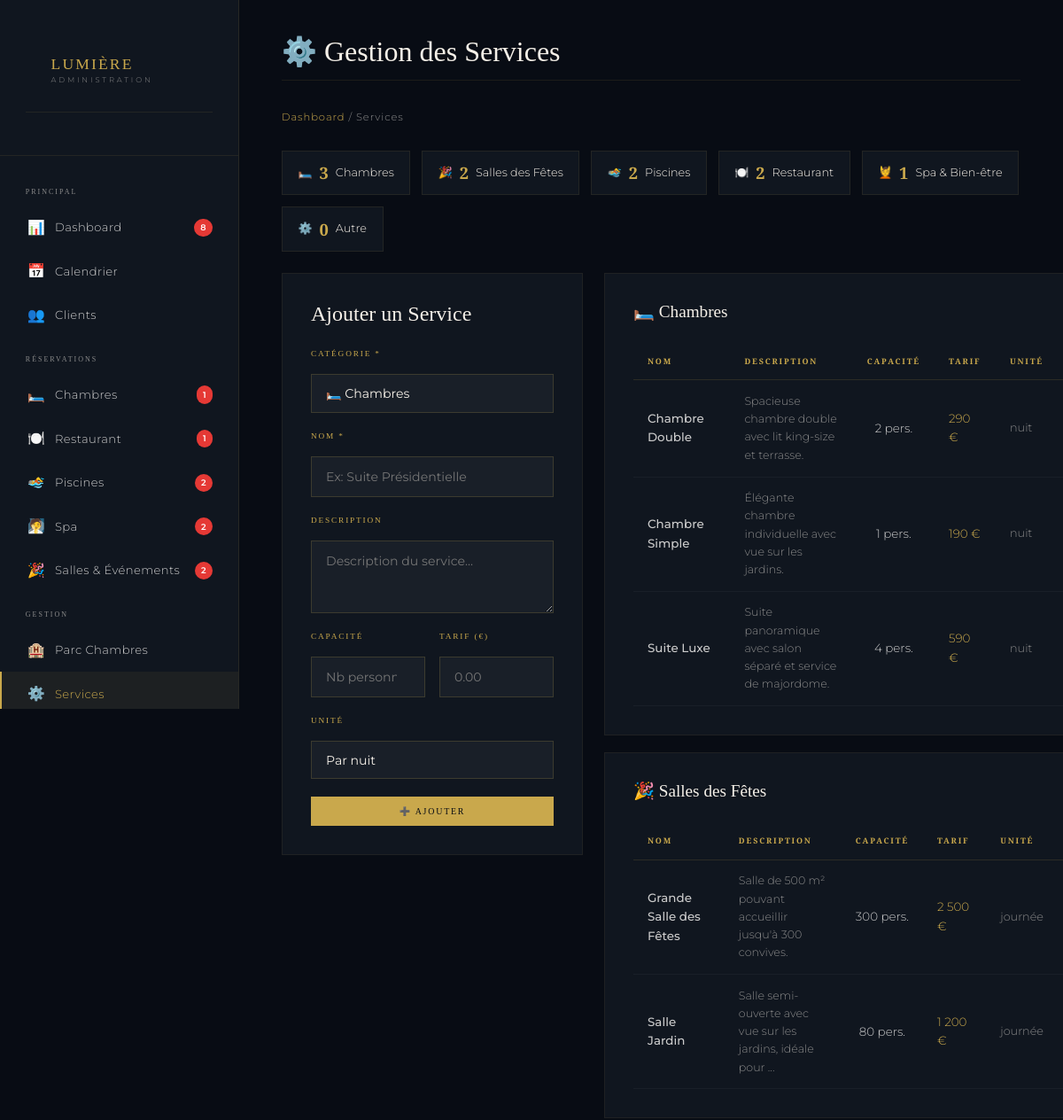
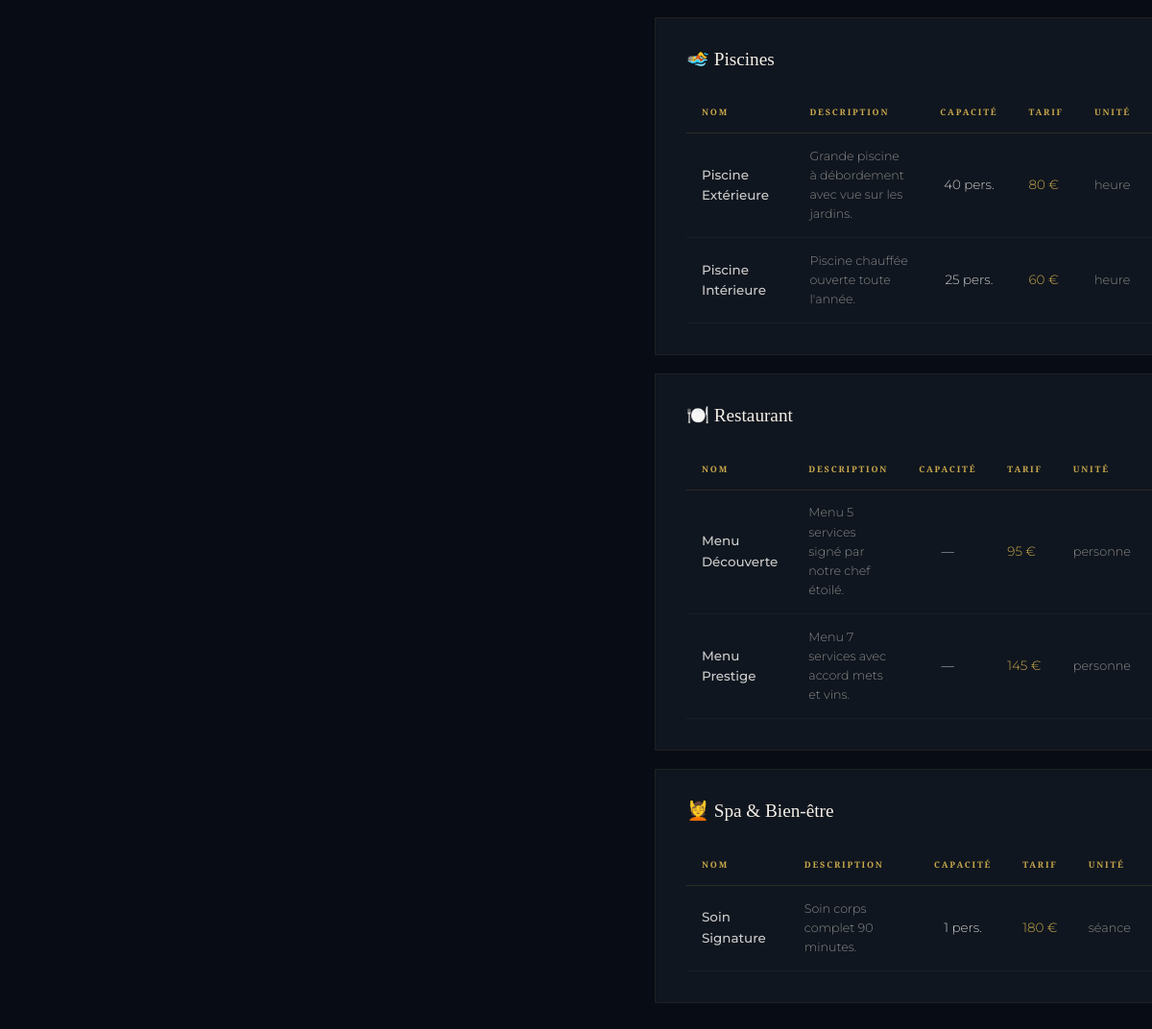
The app's page /admin/services.php (signed in) with its own data (2 pictures, top to bottom).
### tables this page shows
CREATE TABLE IF NOT EXISTS `services` (
  `id`          INT UNSIGNED AUTO_INCREMENT PRIMARY KEY,
  `categorie`   ENUM('chambre','salle','piscine','restaurant','spa','autre') NOT NULL,
  `nom`         VARCHAR(100)  NOT NULL,
  `description` TEXT,
  `capacite`    SMALLINT,
  `tarif`       DECIMAL(10,2),
  `unite`       VARCHAR(30)   DEFAULT 'unité',
  `statut`      ENUM('actif','inactif') DEFAULT 'actif',
  `created_at`  TIMESTAMP DEFAULT CURRENT_TIMESTAMP
);

### admin/services.php (the view, shortened to what this page needs)
<?php
$pdo = getDB();
try { $pdo->exec("CREATE TABLE IF NOT EXISTS services (id INT UNSIGNED AUTO_INCREMENT PRIMARY KEY, categorie ENUM('chambre','salle','piscine','restaurant','spa','autre') NOT NULL DEFAULT 'autre', nom VARCHAR(100) NOT NULL, description TEXT, capacite SMALLINT, tarif DECIMAL(10,2), unite VARCHAR(30) DEFAULT 'unité', statut ENUM('actif','inactif') DEFAULT 'actif', created_at TIMESTAMP DEFAULT CURRENT_TIMESTAMP) ENGINE=InnoDB"); } catch(Exception $e){}
$services = $pdo->query("SELECT * FROM services ORDER BY categorie, nom")->fetchAll();
$categories = ['chambre'=>['label'=>'Chambres','icon'=>'🛏️'],'salle'=>['label'=>'Salles des Fêtes','icon'=>'🎉'],'piscine'=>['label'=>'Piscines','icon'=>'🏊'],'restaurant'=>['label'=>'Restaurant','icon'=>'🍽️'],'spa'=>['label'=>'Spa & Bien-être','icon'=>'💆'],'autre'=>['label'=>'Autre','icon'=>'⚙️']];
?>
<!DOCTYPE html>
<html lang="fr">
<head>
  <link rel="stylesheet" href="../hotel-html/css/style.css">
  <link rel="stylesheet" href="css/admin.css">
</head>
<body>
<div class="admin-layout">
  <?php include __DIR__ . '/includes/sidebar.php'; ?>
  <main class="admin-contenu">
    <h1 class="admin-titre">⚙️ Gestion des Services</h1>
    <div class="admin-breadcrumb"><a href="dashboard.php">Dashboard</a> / Services</div>
    <div class="mini-stat-row">
      <?php foreach($categories as $k=>$v):
        $nb = count(array_filter($services,fn($s)=>$s['categorie']===$k));
      ?>
      <div class="mini-stat-chip"><?= $v['icon'] ?> <strong style="color:var(--or)"><?= $nb ?></strong> <?= $v['label'] ?></div>
      <?php endforeach; ?>
    </div>
    <div style="display:grid;grid-template-columns:340px 1fr;gap:1.5rem;align-items:start">
      <div class="panel" style="position:sticky;top:1rem">
        <div class="panel-header"><h2 class="panel-title">Ajouter un Service</h2></div>
        <form method="POST">
          <div class="form-groupe"><label>Catégorie *</label>
            <select name="categorie" required>
              <?php foreach($categories as $k=>$v): ?>
              <option value="<?= $k ?>"><?= $v['icon'] ?> <?= $v['label'] ?></option>
              <?php endforeach; ?>
            </select>
          </div>
          <div class="form-groupe"><label>Nom *</label><input type="text" name="nom" required placeholder="Ex: Suite Présidentielle"></div>
          <div class="form-groupe"><label>Description</label><textarea name="description" rows="3" placeholder="Description du service..."></textarea></div>
          <div class="form-grille-2">
            <div class="form-groupe"><label>Capacité</label><input type="number" name="capacite" min="0" placeholder="Nb personnes"></div>
            <div class="form-groupe"><label>Tarif (€)</label><input type="number" name="tarif" min="0" step="0.01" placeholder="0.00"></div>
          </div>
          <div class="form-groupe"><label>Unité</label>
            <select name="unite">
              <option value="nuit">Par nuit</option>
            </select>
          </div>
          <button type="submit" class="btn btn-or" style="width:100%;justify-content:center"><span>➕ Ajouter</span></button>
        </form>
      </div>
      <div>
        <?php foreach($categories as $cat_key=>$cat_info):
          $cat_services = array_filter($services, fn($s)=>$s['categorie']===$cat_key);
          if(empty($cat_services)) continue;
        ?>
        <div class="panel" style="margin-bottom:1.2rem">
          <div class="panel-header">
            <h2 class="panel-title" style="font-size:1.2rem"><?= $cat_info['icon'] ?> <?= $cat_info['label'] ?></h2>
          </div>
          <div class="tableau-wrap">
            <table class="tableau">
              <thead><tr><th>Nom</th><th>Description</th><th>Capacité</th><th>Tarif</th><th>Unité</th><th>Statut</th><th>Actions</th></tr></thead>
              <tbody>
                <?php foreach($cat_services as $s): ?>
                <tr>
                  <td style="font-weight:500"><?= htmlspecialchars($s['nom']) ?></td>
                  <td style="color:var(--gris);font-size:0.79rem;max-width:200px"><?= htmlspecialchars(mb_strimwidth($s['description']??'',0,60,'...')) ?></td>
                  <td style="text-align:center"><?= $s['capacite'] ? (int)$s['capacite'].' pers.' : '—' ?></td>
                  <td style="color:var(--or)"><?= $s['tarif'] ? number_format($s['tarif'],0,',',' ').' €' : '—' ?></td>
                  <td style="color:var(--gris);font-size:0.8rem"><?= htmlspecialchars($s['unite']??'—') ?></td>
                  <td><span class="badge-statut badge-<?= $s['statut'] ?>"><?= $s['statut'] ?></span></td>
                </tr>
                <?php endforeach; ?>
              </tbody>
            </table>
          </div>
        </div>
        <?php endforeach; ?>
      </div>
    </div>
  </main>
</div>
</body>
</html>

### hotel-html/css/style.css (style rules this page uses)
:root { --or: #C9A84C; --or-clair: #E8C97A; --or-sombre: #8B6914; --noir: #080C14; --noir-2: #10161F; --noir-3: #161D29; --ivoire: #F5F0E8; --ivoire-2: #EAE3D2; --bordeaux: #6B1E2E; --gris: #8A8A8A; --gris-clair: #CCCCCC; --ff-titre: 'Cormorant Garamond', serif; --ff-deco: 'Cinzel', serif; --ff-corps: 'Montserrat', sans-serif; --radius: 2px; --transition: 0.4s cubic-bezier(0.25, 0.46, 0.45, 0.94); --shadow-or: 0 0 40px rgba(201,168,76,0.15); }
*, *::before, *::after { box-sizing: border-box; margin: 0; padding: 0; }
html { scroll-behavior: smooth; font-size: 16px; }
body { background: var(--noir); color: var(--ivoire); font-family: var(--ff-corps); font-weight: 300; line-height: 1.7; overflow-x: hidden; }
a { color: inherit; text-decoration: none; }
h1,h2,h3,h4 { font-family: var(--ff-titre); font-weight: 400; line-height: 1.15; }
.btn { display: inline-flex; align-items: center; gap: 0.6rem; padding: 0.9rem 2.4rem; font-family: var(--ff-deco); font-size: 0.7rem; letter-spacing: 0.2em; text-transform: uppercase; border: none; cursor: pointer; transition: var(--transition); position: relative; overflow: hidden; }
.btn-or { background: var(--or); color: var(--noir); }
.btn-or::before { content: ''; position: absolute; inset: 0; background: var(--or-clair); transform: scaleX(0); transform-origin: left; transition: transform 0.4s ease; }
.btn-or span { position: relative; z-index: 1; }
.form-groupe { display: flex; flex-direction: column; gap: 0.5rem; }
.form-groupe label { font-family: var(--ff-deco); font-size: 0.6rem; letter-spacing: 0.2em; text-transform: uppercase; color: var(--or); }
.form-groupe input, .form-groupe select, .form-groupe textarea { background: rgba(255,255,255,0.04); border: 1px solid rgba(201,168,76,0.2); color: var(--ivoire); padding: 0.9rem 1.1rem; font-family: var(--ff-corps); font-size: 0.9rem; transition: border-color 0.3s; outline: none; width: 100%; border-radius: 0; -webkit-appearance: none; }
.form-groupe select option { background: var(--noir-2); }
.admin-layout { display: grid; grid-template-columns: 260px 1fr; min-height: 100vh; }
.admin-contenu { padding: 3rem; background: var(--noir); }
.admin-titre { font-family: var(--ff-titre); font-size: 2.2rem; margin-bottom: 2rem; border-bottom: 1px solid rgba(201,168,76,0.1); padding-bottom: 1rem; }
.tableau { width: 100%; border-collapse: collapse; font-size: 0.85rem; }
.tableau th { font-family: var(--ff-deco); font-size: 0.58rem; letter-spacing: 0.2em; text-transform: uppercase; color: var(--or); border-bottom: 1px solid rgba(201,168,76,0.15); padding: 0.9rem 1rem; text-align: left; }
.tableau td { padding: 0.9rem 1rem; border-bottom: 1px solid rgba(255,255,255,0.04); color: var(--gris-clair); }

### records on screen
services: nom "Chambre Double", description "Spacieuse chambre double avec lit king-size et terrasse.", capacite "2", tarif "290", unite "nuit"
services: nom "Chambre Simple", description "Élégante chambre individuelle avec vue sur les jardins.", capacite "1", tarif "190", unite "nuit"
services: nom "Suite Luxe", description "Suite panoramique avec salon séparé et service de majordome.", capacite "4", tarif "590", unite "nuit"
services: nom "Grande Salle des Fêtes", description "Salle de 500 m² pouvant accueillir jusqu'à 300 convives.", capacite "300", tarif "2 500", unite "journée"
services: nom "Salle Jardin", description "Salle semi-ouverte avec vue sur les jardins, idéale pour ...", capacite "80", tarif "1 200", unite "journée"
services: nom "Piscine Extérieure", description "Grande piscine à débordement avec vue sur les jardins.", capacite "40", tarif "80", unite "heure"
services: nom "Piscine Intérieure", description "Piscine chauffée ouverte toute l'année.", capacite "25", tarif "60", unite "heure"
services: nom "Menu Découverte", description "Menu 5 services signé par notre chef étoilé.", tarif "95", unite "personne"
services: nom "Menu Prestige", description "Menu 7 services avec accord mets et vins.", tarif "145", unite "personne"
services: nom "Soin Signature", description "Soin corps complet 90 minutes.", capacite "1", tarif "180", unite "séance"

### other values on screen
$att_total "8"
$att['chambres'] "1"
$att['restaurants'] "1"
$att['piscines'] "2"
$att['spa'] "2"
$att['salles'] "2"
$v['icon'] "🛏️"
$nb "3"
$v['label'] "Chambres"
$v['icon'] "🎉"
$nb "2"
$v['label'] "Salles des Fêtes"
$v['icon'] "🏊"
$v['label'] "Piscines"
$v['icon'] "🍽️"
